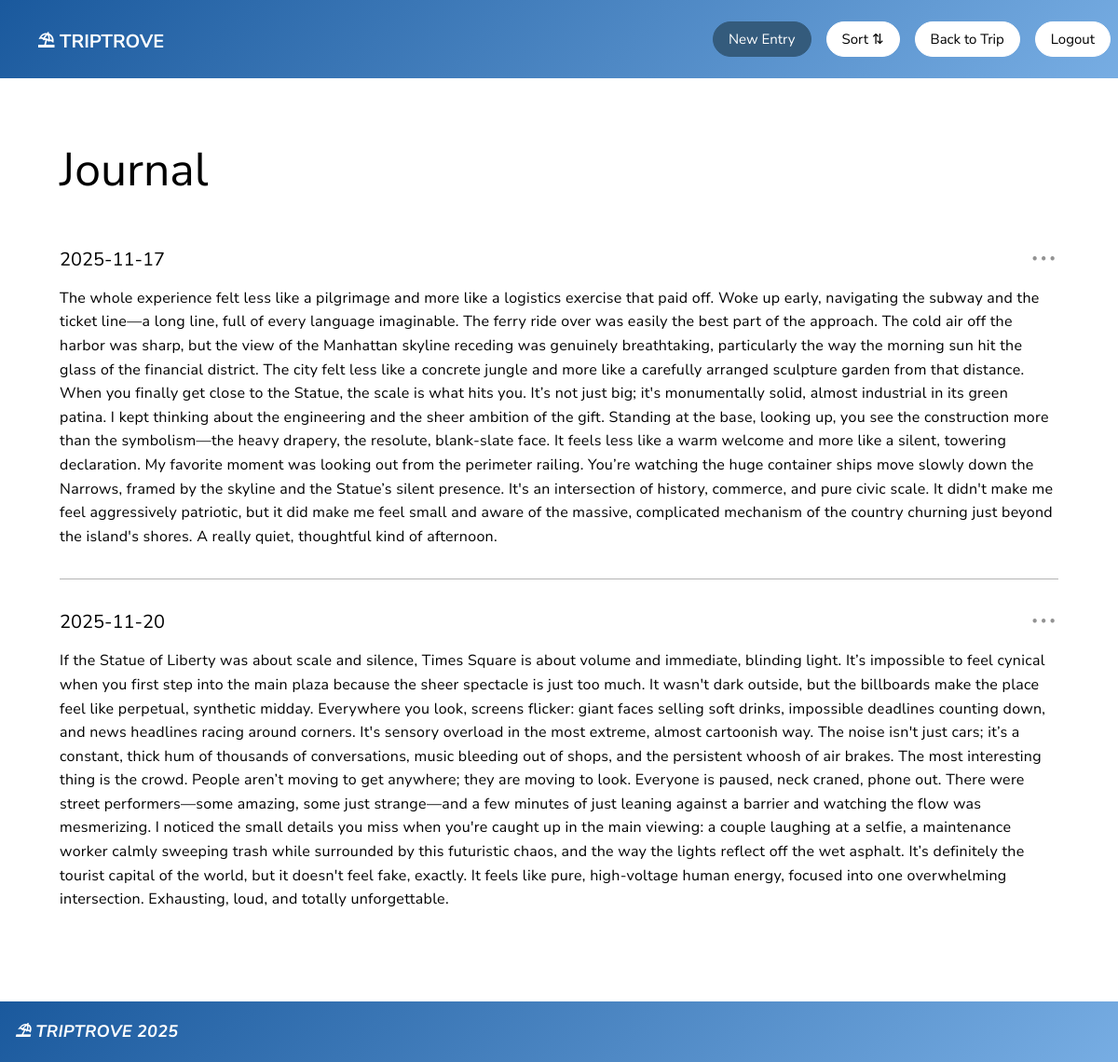
The page /journal/37?sort=date_asc (signed in) on the database its author committed.
### tables this page shows
CREATE TABLE Journal (
            journal_id INTEGER PRIMARY KEY AUTOINCREMENT,
            entry_date TEXT NOT NULL,
            journal_entry TEXT NOT NULL,
            trip_id INTEGER NOT NULL,
            FOREIGN KEY(trip_id) REFERENCES Trips(trip_id) ON DELETE CASCADE
        );

### app.py (the view, shortened to what this page needs)
@app.route('/journal/<int:trip_id>', methods=['GET', 'POST'])
@login_required
def journal(trip_id):
    conn = sqlite3.connect('part_a.db')
    conn.row_factory = sqlite3.Row
    cursor = conn.cursor()
    cursor.execute('SELECT * FROM Trips WHERE trip_id = ? AND user_id = ?', (trip_id, session['user_id']))
    trip = cursor.fetchone()
    if trip is None:
        conn.close()
        return "Trip not found", 404
    sort_by = request.args.get('sort', 'date_desc')
    if sort_by == 'date_asc':
        order_clause = 'ORDER BY entry_date ASC'
    elif sort_by == 'date_desc':
        order_clause = 'ORDER BY entry_date DESC'
    else:
        order_clause = 'ORDER BY entry_date DESC'
    query = f'SELECT entry_date, journal_entry, journal_id FROM Journal WHERE trip_id = ? {order_clause}'
    cursor.execute(query, (trip_id,))
    entries = cursor.fetchall()
    conn.close()
    return render_template('journal.html', entries=entries, trip=trip, trip_id=trip_id)

### app.py (called while the page is built)
def login_required(f):
    @wraps(f)
    def decorated_function(*args, **kwargs):
        if 'user_id' not in session:
            return redirect(url_for('login'))
        return f(*args, **kwargs)
    return decorated_function

### templates/journal.html (shortened to what this page needs)
{% extends "base.html" %}
{% block head %}
<header>
    <h1>
        <a href="/">⛱ TRIPTROVE</a>
    </h1>
    <nav>
        <a href="/journal/add/{{ trip_id }}" class="new-entry-btn">New Entry</a>
        <a href="#" class="sort-btn">Sort ⇅</a>
        <a href="/trip/{{trip_id}}">Back to Trip</a>
        <a href="/logout">Logout</a>
    </nav>
</header>
{% endblock %}
{% block body %}
<div class="journal-full-container">
    <h2 class="journal-title">Journal</h2>
    {% if entries %}
    <div class="journal-entries-full">
        {% for entry in entries %}
        <div class="journal-entry" data-entry-id="{{ entry[2] }}">
            <div class="entry-header">
                <div class="entry-date view-mode">{{ entry[0] }}</div>
                <div style="position: relative;">
                    <span class="entry-menu" data-entry-id="{{ entry[2] }}">•••</span>
                </div>
            </div>
            <p class="entry-text view-mode">{{ entry[1] }}</p>
        </div>
        {% if not loop.last %}
        <hr class="entry-divider">
        {% endif %}
        {% endfor %}
    </div>
    {% else %}
    <p class="no-entries">No journal entries yet. Click "New Entry" to add one!</p>
    {% endif %}
</div>
{% endblock %}
{% block footer %}
<p class="footer">⛱ TRIPTROVE 2025</p>
{% endblock %}

### static/style.css (style rules this page uses)
h1, h1 a { font-family: 'Nunito Sans', sans-serif; font-size: 20px; font-weight: bold; color: white; padding: 0; padding-left: 1rem; border: none; background-color: transparent; border-radius: 0; text-decoration: none; }
h2 { font-family: 'Nunito Sans', sans-serif; font-size: 50px; font-weight: normal; color: rgb(0, 0, 0); padding-left: 2rem; }
p { font-family: 'Nunito Sans', sans-serif; font-size: 18px; font-weight: bold; font-style: normal; color: rgb(0, 0, 0); margin-left: 2rem; line-height: 1.6; letter-spacing: 0.3px; max-width: 1200px; }
p.footer { font-family: 'Nunito Sans', sans-serif; font-size: 18px; font-weight: bold; font-style: italic; color: rgb(255, 255, 255); margin-left: 1rem; line-height: 1.6; letter-spacing: 0.3px; }
body { margin: 0; padding: 0; min-height: 100vh; display: flex; flex-direction: column; }
header { display: flex; justify-content: space-between; align-items: center; background: linear-gradient(135deg, #1a599d 0%, #77ade3 100%); padding: 0.5rem; }
nav { display: flex; gap: 1rem; position: relative; }
nav a { font-family: 'Nunito Sans', sans-serif; font-size: 15px; font-weight: normal; color: rgb(1,1,1); text-decoration: none; padding: 0.5rem 0.1rem; padding-left: 1rem; padding-right: 1rem; border: 1px solid rgb(255, 255, 255); background-color: rgb(255, 255, 255); border-radius: 25px; display: inline-block; transition: transform 0.3s ease, box-shadow 0.3s ease, background-color 0.3s ease; }
.journal-full-container { margin: 2rem 4rem; padding: 2rem 0; min-height: 70vh; position: relative; }
.journal-title { font-family: 'Nunito Sans', sans-serif; font-size: 50px; font-weight: normal; color: rgb(0, 0, 0); padding: 0; margin: 0 0 3rem 0; }
.journal-entries-full { margin-top: 2rem; }
.journal-entry { margin-bottom: 2rem; }
.entry-header { display: flex; justify-content: space-between; align-items: center; margin-bottom: 1rem; }
.entry-date { font-family: 'Nunito Sans', sans-serif; font-size: 20px; font-weight: normal; color: rgb(0, 0, 0); margin: 0; padding: 0; }
.entry-menu { font-size: 18px; color: rgb(147, 147, 147); cursor: pointer; letter-spacing: 0.2rem; user-select: none; }
.entry-text { font-family: 'Nunito Sans', sans-serif; font-size: 16px; font-weight: normal; font-style: normal; color: rgb(0, 0, 0); line-height: 1.6; margin: 0; padding: 0; }
.entry-divider { border: none; border-top: 1px solid rgb(180, 180, 180); margin: 2rem 0; }
.new-entry-btn { font-family: 'Nunito Sans', sans-serif; font-size: 15px; font-weight: normal; color: white !important; text-decoration: none; padding: 0.5rem 1rem !important; border: 1px solid rgb(52, 91, 124) !important; background-color: rgb(52, 91, 124) !important; border-radius: 25px; display: inline-block; transition: background-color 0.3s; }

### rows shown on the page
Journal: entry_date "2025-11-17", journal_entry "The whole experience felt less like a pilgrimage and more like a logistics exercise that paid off. Woke up early, navigating the subway and the ticket line—a long line, full of every language imaginable. The ferry ride over was easily the best part of the approach. The cold air off the harbor was sharp, but the view of the Manhattan skyline receding was genuinely breathtaking, particularly the way the morning sun hit the glass of the financial district. The city felt less like a concrete jungle and more like a carefully arranged sculpture garden from that distance. When you finally get close to the Statue, the scale is what hits you. It’s not just big; it's monumentally solid, almost…"
Journal: entry_date "2025-11-20", journal_entry "If the Statue of Liberty was about scale and silence, Times Square is about volume and immediate, blinding light. It’s impossible to feel cynical when you first step into the main plaza because the sheer spectacle is just too much. It wasn't dark outside, but the billboards make the place feel like perpetual, synthetic midday. Everywhere you look, screens flicker: giant faces selling soft drinks, impossible deadlines counting down, and news headlines racing around corners. It's sensory overload in the most extreme, almost cartoonish way. The noise isn't just cars; it’s a constant, thick hum of thousands of conversations, music bleeding out of shops, and the persistent whoosh of air brakes.…"
